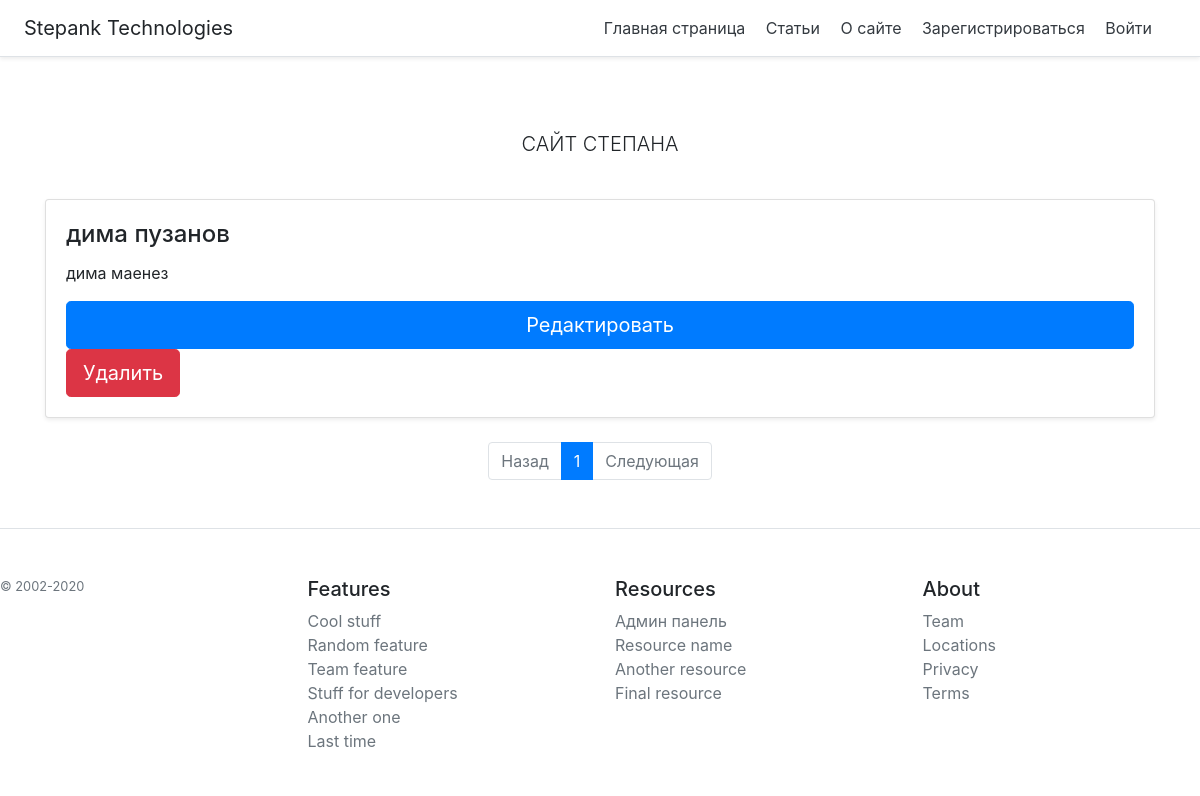
Page /admin/edit_article/ on the earlier database version.
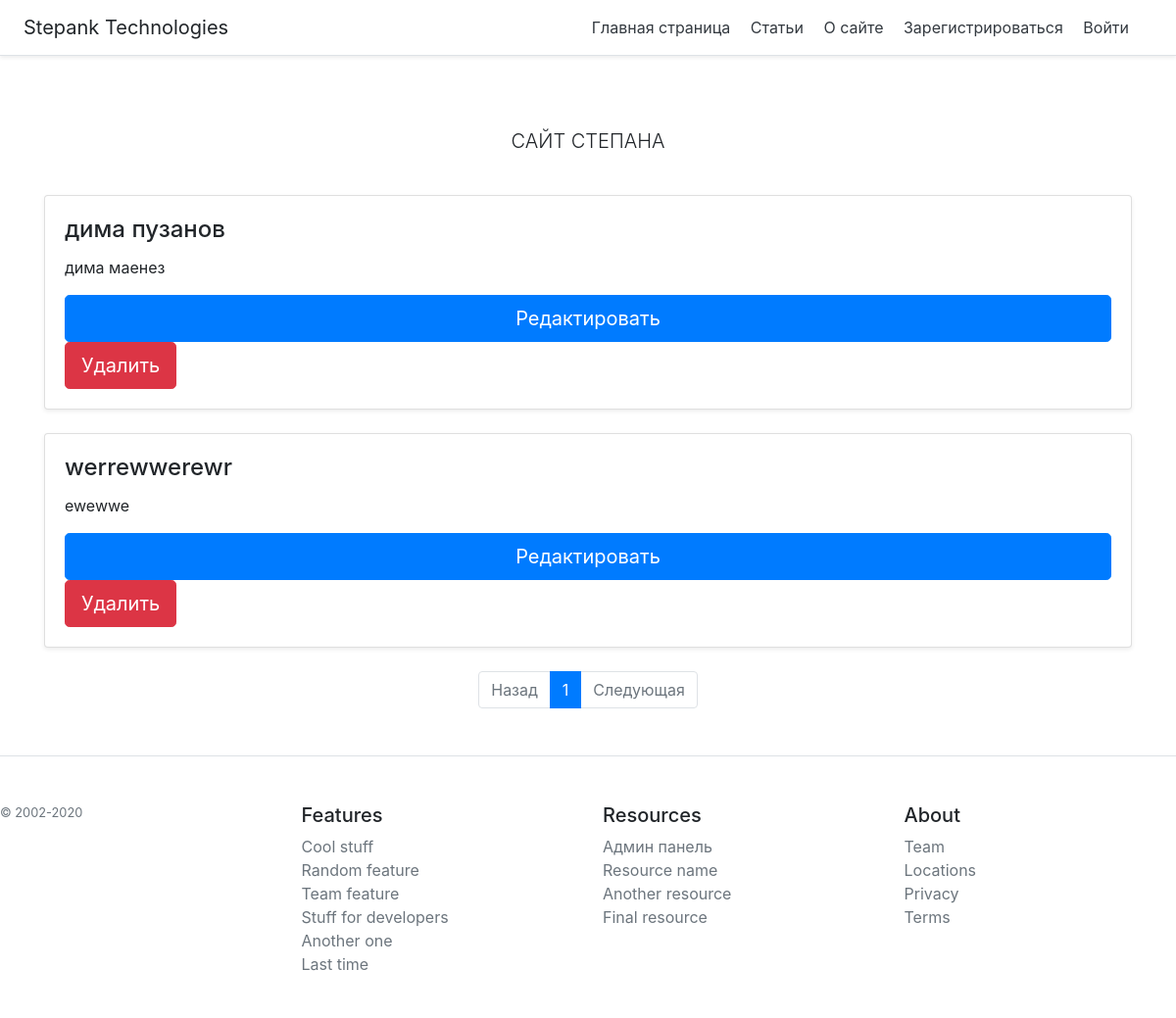
Same page on the later database version.
### webapp/models.py (models this page shows, shortened)
class Post(db.Model):
    post_id = db.Column(db.Integer, primary_key=True)
    title = db.Column(db.String(32), nullable=False)
    header = db.Column(db.String(150), nullable=False)
    text = db.Column(db.String(), nullable=False)
    post_creation_date = db.Column(db.DateTime)

### webapp/admin/admin_routes.py (the view)
@admin.route('/edit_article/')
def edit_articles():
    page = request.args.get('page')
    if page and page.isdigit():
        page = int(page)
    else:
        page = 1
    articles_list = Post.query
    pages = articles_list.paginate(page=page, per_page=4)
    return render_template('/admin/edit-articles.html', pages=pages)

### webapp/templates/admin/edit-articles.html
{% extends 'base.html' %}
{% block row %}
{% block body %}
{% for el in pages.items %}
<div class="">
    <div class="card mb-4 shadow-sm" style="">
        <div class="card-body d-flex flex-column">
            <h4 class="card-title">{{ el.title }}</h4>
            <p class="card-text">{{ el.header }}</p>
            <a class="btn btn-primary btn-lg mt-auto" href="./{{ el.post_id }}">Редактировать</a>
            <form action="/admin/delete_article/{{ el.post_id }}">
                <input class="btn btn-danger btn-lg mt-auto" type="submit" onclick="this.disabled=true;this.parentElement.submit()" value="Удалить">
            </form>
        </div>
    </div>
</div>
{% endfor %}
{% endblock %}
<nav aria-label="Page navigation example">
  <ul class="pagination pg-blue justify-content-center">
    <li {% if not pages.has_prev %} class="page-item disabled" {% endif %}>
      <a class="page-link" href="./?page={{ pages.prev_num }}">Назад</a>
    </li>
    {% for page in pages.iter_pages() %}
     <li {% if page == pages.page %} class="page-item active" {% endif %}>
      <a class="page-link" href="./?page={{ page }}">{{ page }}<span class="sr-only">(current)</span></a>
    </li>
    {% endfor %}
    <li {% if not pages.has_next %} class="page-item disabled" {% endif %}>
      <a class="page-link" href="./?page={{ pages.next_num }}">Следующая</a>
    </li>
  </ul>
</nav>
{% endblock %}

Differences in the rows shown:
added Post: title "werrewwerewr", header "ewewwe"
